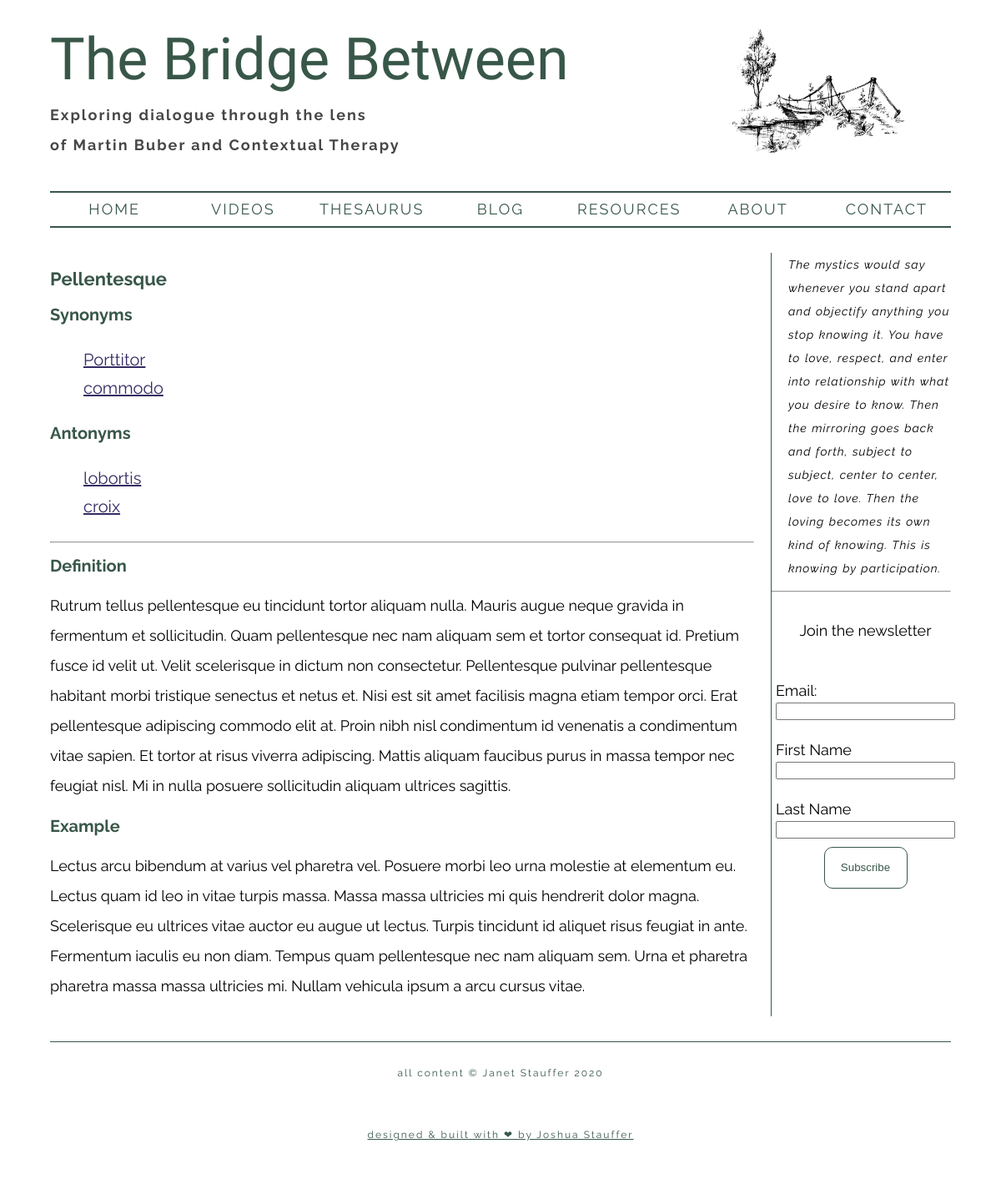
Page /alt-thesaurus-5 on the committed database.
### app/models.py (models this page shows, shortened)
class Node(db.Model):
    __tablename__ = 'nodes'
    id = db.Column(db.Integer, primary_key=True)
    title = db.Column(db.String(32), nullable=True, default='')
    definition = db.Column(db.Text(), nullable=True, default='')
    example = db.Column(db.Text(), nullable=True, default='')
    published = db.Column(db.Boolean, default=False)
    order = db.Column(db.Integer)
    _synonyms = db.Column(db.Text(), nullable=True)
    _antonyms = db.Column(db.Text(), nullable=True)
    @property
    def synonyms(self):
        if self._synonyms:
            return self._synonyms.split(',')
        return []
    @property
    def antonyms(self):
        if self._antonyms:
            return self._antonyms.split(',')
        return []
    @classmethod
    def get_alt_term(cls, id):
        if not id:
            nodes = cls.query \
                .filter_by(published=True) \
                .order_by(cls.order) \
                .all()
            node = nodes[0]
        else:
            node = cls.query.filter_by(id=id).first_or_404()
        all_nodes = cls.query.filter_by(published=True).all()
        node_dict = {n.title: n.id for n in all_nodes}
        return {
            'id': node.id,
            'title': node.title,
            'text': node.text,
            'example': node.example,
            'published': node.published,
            'synonyms': [(n, node_dict.get(n, None)) for n in node.synonyms],
            'antonyms': [(n, node_dict.get(n, None)) for n in node.antonyms]
        }
    @property
    def text(self):
        return self.definition

### app/main.py (the view)
@bp.route('/alt-thesaurus-<id>')
def alt_thesaurus_by_id(id):
    term = Node.get_alt_term(id)
    print(f'got term, it is ', term)
    return render_template('alt_thesaurus.html', term=term)

### app/templates/alt_thesaurus.html
{% extends 'base.html' %}
{% block body %}
  <main>
    <h2 class="main-header">{{ term['title'] }}</h2>
    <h3 class="item-header">Synonyms</h3>
    <ul class="alt-thesaurus-list">
    {% for word in term['synonyms'] %}
      {% if word[1] %}
        <li><a class="item-link" href="{{ url_for('main.alt_thesaurus_by_id', id=word[1]) }}">{{ word[0] }}</a></li>
      {% else %}
        <li>{{ word[0] }}</li>
      {% endif %}
    {% endfor %}
    </ul>
    <h3 class="item-header">Antonyms</h3>
    <ul class="alt-thesaurus-list">
    {% for word in term['antonyms'] %}
      {% if word[1] %}
        <li><a class="item-link" href="{{ url_for('main.alt_thesaurus_by_id', id=word[1]) }}">{{ word[0] }}</a></li>
      {% else %}
        <li>{{ word[0] }}</li>
      {% endif %}
    {% endfor %}
    </ul>
    <hr>
    <h3 class="item-header">Definition</h3>
    <p class="item-text" >{{ term['text'] }}</p>
    <h3 class="item-header">Example</h3>
    <p class="item-text">{{ term['example'] }}</p>
  </main>
{% endblock %}

### app/static/styles.css (style rules this page uses)
html { font-size: 10px; font-family: "Raleway", sans-serif; }
h1, h3 { font-family: "Raleway", sans-serif; color: #385749ff; }
p, blockquote, a { font-family: "Raleway", sans-serif; }
h2 { font-family: "Raleway", sans-serif; }
h3 { font-size: 2rem; margin: 0; }
p, a { font-size: 1.5rem; }
@media screen and (min-width: 887px) { p, a { font-size: 1.8rem; } }
p { line-height: 2em; }
main .main-header { font-family: "Raleway", sans-serif; color: #385749ff; font-size: 2.2rem; }
@media screen and (min-width: 887px) { main { font-size: 3rem; } }
main .item-text { font-family: "Raleway", sans-serif; }
main .item-link { color: #342c63ff; }
body { width: 90%; max-width: 1200px; padding: 2.5%; background-color: #ffffffff; margin: 0 auto 0 auto; }
main { -ms-grid-row: 3; -ms-grid-column: 1; grid-area: main; }
main { height: auto; margin-right: 20px; min-height: 55vh; }
main .alt-thesaurus-list li { list-style: none; font-size: 2rem; margin-bottom: 10px; }
main .alt-thesaurus-list li a { font-size: 2rem; }

### rows in the picture
Node: title "Pellentesque", text "Rutrum tellus pellentesque eu tincidunt tortor aliquam nulla. Mauris augue neque gravida in fermentum et sollicitudin. Quam pellentesque nec nam aliquam sem et tortor consequat id. Pretium fusce id velit ut. Velit scelerisque in dictum non consectetur. Pellentesque pulvinar pellentesque habitant morbi tristique senectus et netus et. Nisi est sit amet facilisis magna etiam tempor orci. Erat pellentesque adipiscing commodo elit at. Proin nibh nisl condimentum id venenatis a condimentum vitae sapien. Et tortor at risus viverra adipiscing. Mattis aliquam faucibus purus in massa tempor nec feugiat nisl. Mi in nulla posuere sollicitudin aliquam ultrices sagittis.", example "Lectus arcu bibendum at varius vel pharetra vel. Posuere morbi leo urna molestie at elementum eu. Lectus quam id leo in vitae turpis massa. Massa massa ultricies mi quis hendrerit dolor magna. Scelerisque eu ultrices vitae auctor eu augue ut lectus. Turpis tincidunt id aliquet risus feugiat in ante. Fermentum iaculis eu non diam. Tempus quam pellentesque nec nam aliquam sem. Urna et pharetra pharetra massa massa ultricies mi. Nullam vehicula ipsum a arcu cursus vitae."
Node: title "Porttitor"
Node: title "commodo"
Node: title "lobortis"
Node: title "croix"
